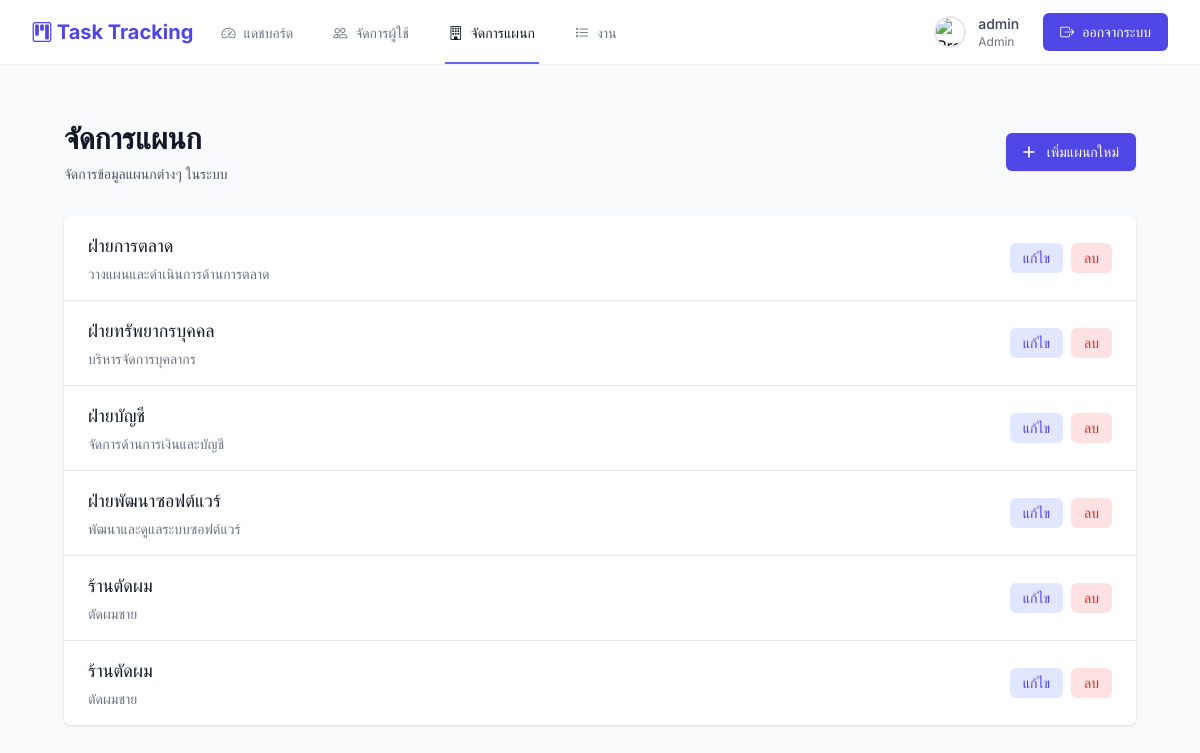
The page /admin/departments.php (signed in) on the database its author committed.
### tables this page shows
CREATE TABLE `departments` (
  `department_id` int(11) NOT NULL,
  `name` varchar(100) NOT NULL,
  `description` text DEFAULT NULL,
  `created_at` timestamp NOT NULL DEFAULT current_timestamp(),
  `updated_at` timestamp NOT NULL DEFAULT current_timestamp() ON UPDATE current_timestamp()
);

### admin/departments.php (the view, shortened to what this page needs)
<?php
include '../header.php';
require_once '../auth.php';
$departments = $conn->query("SELECT * FROM departments ORDER BY name");
?>
<div class="min-h-screen bg-gray-50 py-6">
    <div class="max-w-7xl mx-auto px-4 sm:px-6 lg:px-8">
        <div class="mb-8">
            <div class="flex justify-between items-center">
                <div>
                    <h1 class="text-3xl font-bold text-gray-900">จัดการแผนก</h1>
                    <p class="mt-2 text-sm text-gray-600">จัดการข้อมูลแผนกต่างๆ ในระบบ</p>
                </div>
                <button onclick="openAddModal()"
                        class="inline-flex items-center px-4 py-2 border border-transparent rounded-md shadow-sm text-sm font-medium text-white bg-indigo-600 hover:bg-indigo-700 focus:outline-none focus:ring-2 focus:ring-offset-2 focus:ring-indigo-500">
                    <svg class="-ml-1 mr-2 h-5 w-5" xmlns="http://www.w3.org/2000/svg" fill="none" viewBox="0 0 24 24" stroke="currentColor">
                        <path stroke-linecap="round" stroke-linejoin="round" stroke-width="2" d="M12 6v6m0 0v6m0-6h6m-6 0H6"/>
                    </svg>
                    เพิ่มแผนกใหม่
                </button>
            </div>
        </div>
        <div class="bg-white shadow overflow-hidden sm:rounded-md">
            <ul class="divide-y divide-gray-200">
                <?php if ($departments->num_rows > 0): ?>
                    <?php while($dept = $departments->fetch_assoc()): ?>
                        <li>
                            <div class="px-4 py-4 sm:px-6">
                                <div class="flex items-center justify-between">
                                    <div class="flex-1 min-w-0">
                                        <h3 class="text-lg font-medium text-gray-900 truncate">
                                            <?php echo htmlspecialchars($dept['name']); ?>
                                        </h3>
                                        <p class="mt-1 text-sm text-gray-500">
                                            <?php echo htmlspecialchars($dept['description']); ?>
                                        </p>
                                    </div>
                                    <div class="flex space-x-2">
                                        <button onclick="openEditModal(<?php echo htmlspecialchars(json_encode($dept)); ?>)"
                                                class="inline-flex items-center px-3 py-1 border border-transparent rounded-md text-sm font-medium text-indigo-600 bg-indigo-100 hover:bg-indigo-200 focus:outline-none focus:ring-2 focus:ring-offset-2 focus:ring-indigo-500">
                                            แก้ไข
                                        </button>
                                        <button onclick="confirmDelete(<?php echo $dept['department_id']; ?>, '<?php echo htmlspecialchars($dept['name']); ?>')"
                                                class="inline-flex items-center px-3 py-1 border border-transparent rounded-md text-sm font-medium text-red-600 bg-red-100 hover:bg-red-200 focus:outline-none focus:ring-2 focus:ring-offset-2 focus:ring-red-500">
                                            ลบ
                                        </button>
                                    </div>
                                </div>
                            </div>
                        </li>
                    <?php endwhile; ?>
                <?php else: ?>
                    <li class="px-4 py-4 sm:px-6 text-center text-gray-500">
                        ไม่พบข้อมูลแผนก
                    </li>
                <?php endif; ?>
            </ul>
        </div>
    </div>
</div>
<?php include '../footer.php'; ?>

### rows shown on the page
departments: name "ฝ่ายการตลาด", description "วางแผนและดำเนินการด้านการตลาด"
departments: name "ฝ่ายทรัพยากรบุคคล", description "บริหารจัดการบุคลากร"
departments: name "ฝ่ายบัญชี", description "จัดการด้านการเงินและบัญชี"
departments: name "ฝ่ายพัฒนาซอฟต์แวร์", description "พัฒนาและดูแลระบบซอฟต์แวร์"
departments: name "ร้านตัดผม", description "ตัดผมชาย"
departments: name "ร้านตัดผม", description "ตัดผมชาย"

### other values the page prints
$_SESSION['username'] "admin"
$_SESSION['role'] "Admin"
